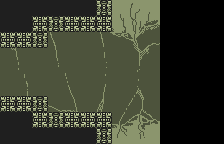

Below is a game level as drawn by its tile map, then a one-line description and the .tmx that defines it (tile-layer data replaced by summaries):
An orthogonal 14x9 tile map with 16x16 px tiles, 1 tile layer (edge tiles), 1 image layer and 7 objects (Player, SkullBoss).

<map version="1.0" orientation="orthogonal" renderorder="right-down" width="14" height="9" tilewidth="16" tileheight="16" nextobjectid="166">
 <tileset firstgid="1" name="tilemap" tilewidth="16" tileheight="16" tilecount="256" columns="16">
  <image source="../image/tilemap.png" width="256" height="256" />
 </tileset>
 <imagelayer name="Parallax_layer1">
  <image source="../image/bio_bg.png" width="160" height="144" />
  <properties>
   <property name="ratio" value="0.25" />
  </properties>
 </imagelayer>
 <layer name="edge tiles" width="14" height="9">
  <data>[126 cells, 34 non-empty, 3 distinct tile ids]</data>
 </layer>
 <objectgroup name="entities" offsetx="0.5" offsety="0">
  <object id="1" name="Player" x="24.5" y="64" width="16" height="16" />
  <object id="165" name="SkullBoss" x="160" y="48" width="16" height="32" />
 </objectgroup>
 <objectgroup color="#ff0000" name="collision layer" opacity="0.79">
  <object id="33" x="0.666663" y="0" width="15.3333" height="144.5" />
  <object id="56" x="16.8334" y="1" width="94.8333" height="30" />
  <object id="57" x="5.5" y="11.75" width="41.6666" height="34.75" />
  <object id="59" x="16.9584" y="112.75" width="94.3333" height="31" />
  <object id="60" x="16.2083" y="96.75" width="30.8333" height="15" />
 </objectgroup>
</map>
